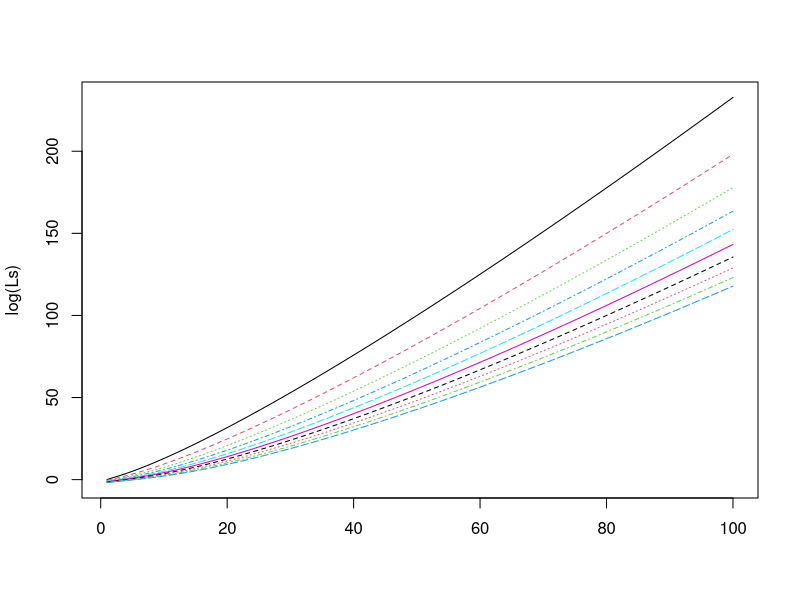

Generate this figure with R: (Note: this script raises an error after producing the figure.)
####
##  Does the min of ncx converge to a distribution?
####

## log 1+x
log_1_plus <- function(x) {
  if (abs(x) > 1e-3) return(log(1 + x))
  sum(-1 * (-x)^(1:20)/(1:20))
}

## med_loc breaks down at k > 20
med_loc <- function(k, z, L) qchisq(1 - (.5)^(1/L), k, k + z * sqrt(k))

get_L <- function(x, k, z) {
  pp <- pchisq(x, k, k + z * sqrt(k))
  log(1/2)/log_1_plus(-pp)
}

mincdf <- function(x, k, z, L) 1 - exp(L * log_1_plus(-pchisq(x, k, k + z * sqrt(k))))
minpdf <- function(x, k, z, L) {
  pp <- pchisq(x, k, k + z * sqrt(k))
  L * exp(L * log_1_plus(-pp))/(1 - pp)
}

get_L(1, 100, -2.5)



L <- get_L(1, 10, 0)
med_loc(10, 0, L)

Ls <- matrix(0, 100, 10)
for (k in 1:10) {
  Ls[, k] <- sapply(1:100, function(i) get_L(k, i, 0))  
}
matplot(log(Ls), type = "l")







mincdf(4, 100, Ls[100, 5])
mincdf(5, 100, Ls[100, 5])
mincdf(6, 100, Ls[100, 5])

minpdf(5, 80, Ls[80, 5])
minpdf(5, 100, Ls[100, 5])


## what happens with differnt y^2?


med_loc(100, 0, Ls[100, 5])

x_med <- 5
Xs <- matrix(0, 91, 10)
lalas <- -5:4/2
for (k in 1:10) {
  Xs[, k] <- sapply(10:100, function(i) med_loc(i, lalas[k], Ls[i, x_med]))  
}
matplot(10:100, Xs, type = "l")
